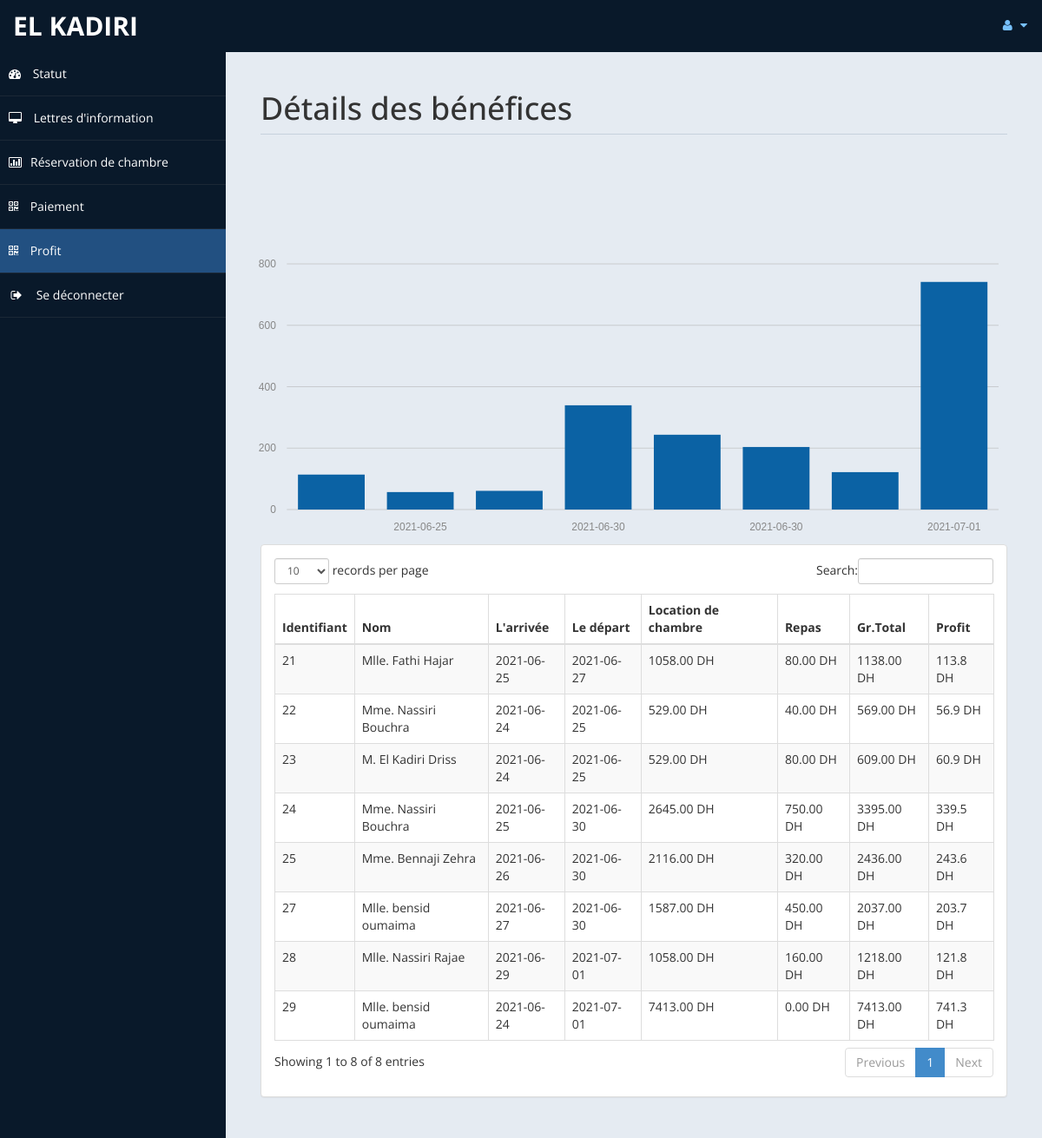
The app's page /admin/profit.php (signed in) with its own data.
### tables this page shows
CREATE TABLE `payment` (
  `id` int(11) DEFAULT NULL,
  `title` varchar(5) DEFAULT NULL,
  `fname` varchar(30) DEFAULT NULL,
  `lname` varchar(30) DEFAULT NULL,
  `troom` varchar(30) DEFAULT NULL,
  `nroom` int(11) DEFAULT NULL,
  `cin` date DEFAULT NULL,
  `cout` date DEFAULT NULL,
  `ttot` double(8,2) DEFAULT NULL,
  `fintot` double(8,2) DEFAULT NULL,
  `mepr` double(8,2) DEFAULT NULL,
  `meal` text DEFAULT NULL,
  `noofdays` int(11) DEFAULT NULL
);

### admin/profit.php (the view, shortened to what this page needs)
<!DOCTYPE html>
<html xmlns="http://www.w3.org/1999/xhtml">
<head>
    <link href="assets/css/bootstrap.css" rel="stylesheet" />
    <link href="assets/css/font-awesome.css" rel="stylesheet" />
	<link rel="stylesheet" href="assets/css/morris.css">
    <link href="assets/css/custom-styles.css" rel="stylesheet" />
    <link href="assets/js/dataTables/dataTables.bootstrap.css" rel="stylesheet" />
</head>
<body>
    <div id="wrapper">
        <nav class="navbar navbar-default top-navbar" role="navigation">
            <div class="navbar-header">
                <a class="navbar-brand" href="home.php"><?php echo $_SESSION["user"]; ?> </a>
            </div>
            <ul class="nav navbar-top-links navbar-right">
                <li class="dropdown">
                    <a class="dropdown-toggle" data-toggle="dropdown" href="#" aria-expanded="false">
                        <i class="fa fa-user fa-fw"></i> <i class="fa fa-caret-down"></i>
                    </a>
                </li>
            </ul>
        </nav>
        <nav class="navbar-default navbar-side" role="navigation">
            <div class="sidebar-collapse">
                <ul class="nav" id="main-menu">
                    <li>
                        <a href="home.php"><i class="fa fa-dashboard"></i> Statut</a>
                    </li>
                    <li>
                        <a  href="messages.php"><i class="fa fa-desktop"></i> Lettres d'information</a>
                    </li>
					<li>
                        <a href="roombook.php"><i class="fa fa-bar-chart-o"></i>Réservation de chambre</a>
                    </li>
                    <li>
                        <a  href="payment.php"><i class="fa fa-qrcode"></i> Paiement</a>
                    </li>
					 <li>
                        <a class="active-menu" href="profit.php"><i class="fa fa-qrcode"></i> Profit</a>
                    </li>
                    <li>
                        <a href="logout.php" ><i class="fa fa-sign-out fa-fw"></i> Se déconnecter</a>
                    </li>
            </div>
        </nav>
        <div id="page-wrapper" >
            <div id="page-inner">
			 <div class="row">
                    <div class="col-md-12">
                        <h1 class="page-header">
                           Détails des bénéfices<small> </small>
                        </h1>
                    </div>
                </div>
            <div class="row">
				<?php
				include('db.php');
?>
				<br>
				<br>
				<br>
				<br><div id="chart"></div>
                <div class="col-md-12">
                    <div class="panel panel-default">
                        <div class="panel-body">
                            <div class="table-responsive">
                                <table class="table table-striped table-bordered table-hover" id="dataTables-example">
                                    <thead>
                                        <tr>
											<th>Identifiant</th>
                                            <th>Nom</th>
                                            <th>L'arrivée</th>
											<th>Le départ</th>
                                            <th>Location de chambre</th>
											<th>Repas </th>
											<th>Gr.Total</th>
											<th>Profit</th>
                                        </tr>
                                    </thead>
                                    <tbody>
									<?php
										$sql="select * from payment";
										$re = mysqli_query($con,$sql);
										while($row = mysqli_fetch_array($re))
										{
											$id = $row['id'];
											if($id % 2 ==1 )
											{
												echo"<tr class='gradeC'>
													<td>".$row['id']." </td>
													<td>".$row['title']." ".$row['fname']." ".$row['lname']."</td>
													<td>".$row['cin']."</td>
													<td>".$row['cout']."</td>
													<td>".$row['ttot']." DH</td>
													<td>".$row['mepr']." DH</td>
													<td>".$row['fintot']." DH</td>
													<td>".$row['fintot']*10/100 ." DH</td>
													</tr>";
											}
											else
											{
												echo"<tr class='gradeU'>
													<td>".$row['id']." </td>
													<td>".$row['title']." ".$row['fname']." ".$row['lname']."</td>
													<td>".$row['cin']."</td>
													<td>".$row['cout']."</td>
													<td>".$row['ttot']." DH</td>
													<td>".$row['mepr']." DH</td>
													<td>".$row['fintot']." DH</td>
													<td>".$row['fintot']*10/100 ." DH</td>
													</tr>";
											}
										}
									?>
                                    </tbody>
                                </table>
                            </div>
                        </div>
                    </div>
                </div>
            </div>
                </div>
            </div>
    </div>
</body>
</html>

### admin/assets/css/custom-styles.css (style rules this page uses)
body { font-family: 'Open Sans', sans-serif; }
#wrapper { width: 100%; background:#09192A; }
#page-wrapper { padding: 15px 15px; min-height: 600px; background:#E5EBF2; }
#page-inner { width:100%; margin:10px 20px 10px 0px; background-color:transparent; padding:10px; min-height:1200px; }
h1, .h1, h2, .h2, h3, .h3 { margin-top: 7px; margin-bottom: -5px; }
.page-header { padding-bottom: 9px; margin: 10px 0 45px; border-bottom: 1px solid #C7D1DD; }
.top-navbar { margin:0px; }
.top-navbar .navbar-brand { color: #fff; width: 260px; text-align: left; height: 60px; font-size: 30px; font-weight: 700; text-transform: uppercase; line-height: 30px; }
.top-navbar .nav > li { position: relative; display: inline-block; }
.top-navbar .nav > li > a { position: relative; display: block; padding: 19px 15px; color: #77C0FD; }
.active-menu { background-color:#225081!important; }
.sidebar-collapse , .sidebar-collapse .nav { background:none; }
.sidebar-collapse .nav { padding:0; }
.sidebar-collapse .nav > li > a { color:#fff; background:transparent; text-shadow:none; }
.sidebar-collapse > .nav > li > a { padding:15px 10px; }
.sidebar-collapse > .nav > li { border-bottom: 1px solid rgba(107, 108, 109, 0.19); }
.navbar-side { border:none; background-color: transparent; }
.top-navbar { background:#09192A; border-bottom:none; }
.top-navbar .nav > li > a > i { margin-right: 2px; }
.navbar-default { border:0px solid black; }
.navbar-header { background: #09192A; }
.nav > li > a > i { margin-right:10px; }
@media (min-width:768px) { #page-wrapper { margin: 0 0 0 260px; padding: 15px 30px; min-height: 1200px; } }
@media (min-width:768px) { .navbar-side { z-index: 1; position: absolute; width: 260px; } }
@media (min-width:768px) { .navbar { border-radius: 0px; } }

### records on screen
payment: id "21", title "Mlle.", fname "Fathi", lname "Hajar", cin "2021-06-25", cout "2021-06-27", ttot "1058.00", mepr "80.00", fintot "1138.00", $row['fintot']*10/100 "113.8"
payment: id "22", title "Mme.", fname "Nassiri", lname "Bouchra", cin "2021-06-24", cout "2021-06-25", ttot "529.00", mepr "40.00", fintot "569.00", $row['fintot']*10/100 "56.9"
payment: id "23", title "M.", fname "El Kadiri", lname "Driss", cin "2021-06-24", cout "2021-06-25", ttot "529.00", mepr "80.00", fintot "609.00", $row['fintot']*10/100 "60.9"
payment: id "24", title "Mme.", fname "Nassiri", lname "Bouchra", cin "2021-06-25", cout "2021-06-30", ttot "2645.00", mepr "750.00", fintot "3395.00", $row['fintot']*10/100 "339.5"
payment: id "25", title "Mme.", fname "Bennaji", lname "Zehra", cin "2021-06-26", cout "2021-06-30", ttot "2116.00", mepr "320.00", fintot "2436.00", $row['fintot']*10/100 "243.6"
payment: id "27", title "Mlle.", fname "bensid", lname "oumaima", cin "2021-06-27", cout "2021-06-30", ttot "1587.00", mepr "450.00", fintot "2037.00", $row['fintot']*10/100 "203.7"
payment: id "28", title "Mlle.", fname "Nassiri", lname "Rajae", cin "2021-06-29", cout "2021-07-01", ttot "1058.00", mepr "160.00", fintot "1218.00", $row['fintot']*10/100 "121.8"
payment: id "29", title "Mlle.", fname "bensid", lname "oumaima", cin "2021-06-24", cout "2021-07-01", ttot "7413.00", mepr "0.00", fintot "7413.00", $row['fintot']*10/100 "741.3"

### other values on screen
$_SESSION["user"] "EL KADIRI"
